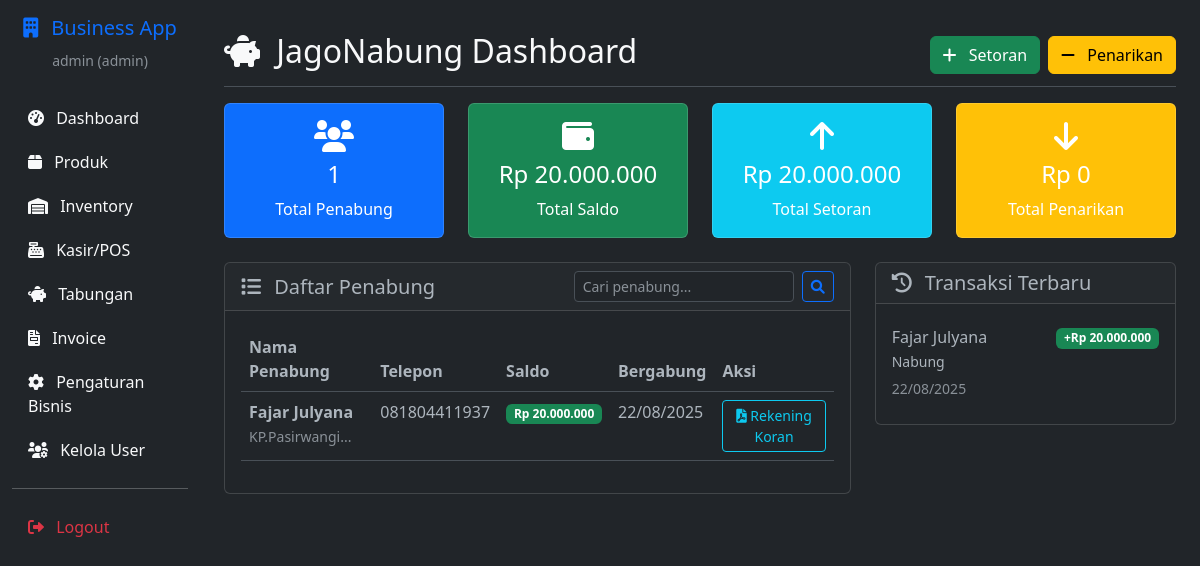
Page /savings (signed in) on the earlier database version.
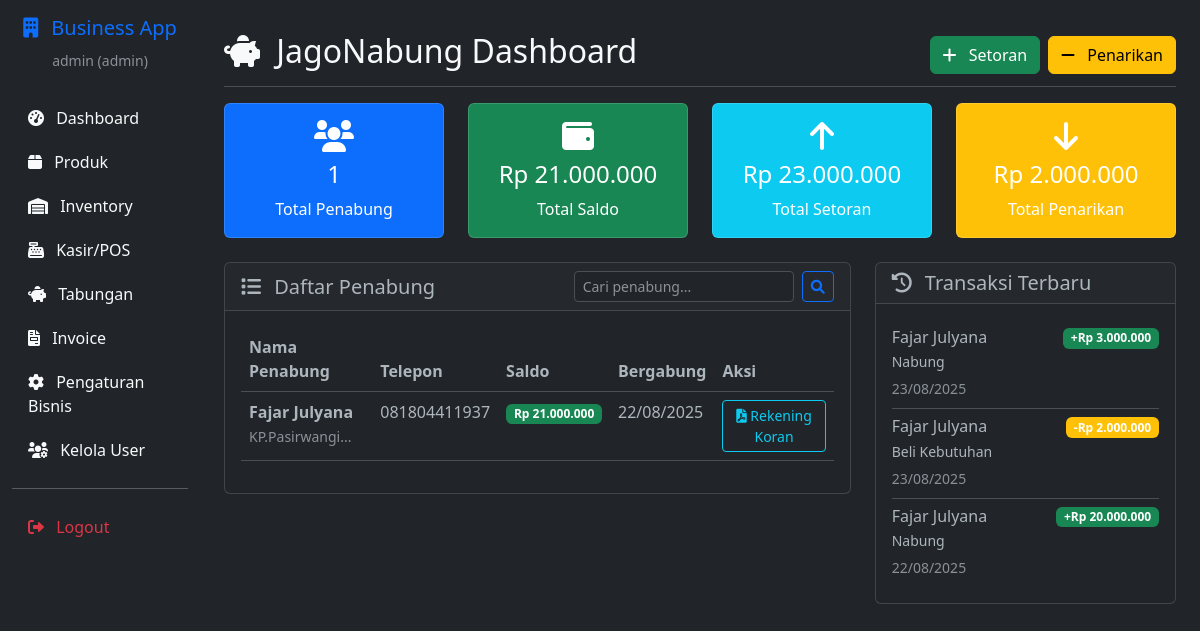
Same page on the later database version.
### app.py (models this page shows)
class Saver(db.Model):
    __tablename__ = 'savers'
    id = db.Column(db.Integer, primary_key=True)
    name = db.Column(db.String(100), nullable=False, unique=True)
    phone = db.Column(db.String(20))
    address = db.Column(db.Text)
    created_at = db.Column(db.DateTime, default=datetime.utcnow)
    transactions = db.relationship('SavingsTransaction', backref='saver', lazy=True, cascade='all, delete-orphan')
    def get_balance(self):
        deposits = db.session.query(db.func.sum(SavingsTransaction.amount)).filter(
            SavingsTransaction.saver_id == self.id,
            SavingsTransaction.type == 'deposit'
        ).scalar() or 0
        withdrawals = db.session.query(db.func.sum(SavingsTransaction.amount)).filter(
            SavingsTransaction.saver_id == self.id,
            SavingsTransaction.type == 'withdrawal'
        ).scalar() or 0
        return deposits - withdrawals

class SavingsTransaction(db.Model):
    __tablename__ = 'savings_transactions'
    id = db.Column(db.Integer, primary_key=True)
    saver_id = db.Column(db.Integer, db.ForeignKey('savers.id'), nullable=False)
    date = db.Column(db.Date, nullable=False)
    amount = db.Column(db.Float, nullable=False)
    type = db.Column(db.String(20), nullable=False)  # 'deposit' or 'withdrawal'
    description = db.Column(db.Text)
    balance_after = db.Column(db.Float, nullable=False)
    created_at = db.Column(db.DateTime, default=datetime.utcnow)

### app.py (the view)
@app.route('/savings')
@cashier_access
def savings():
    search_query = request.args.get('search', '').strip()
    savers_query = Saver.query
    if search_query:
        savers_query = savers_query.filter(Saver.name.contains(search_query))
    savers = savers_query.order_by(Saver.name).all()
    recent_transactions = db.session.query(SavingsTransaction).join(Saver).order_by(
        SavingsTransaction.created_at.desc()
    ).limit(20).all()
    total_deposits = db.session.query(db.func.sum(SavingsTransaction.amount)).filter(
        SavingsTransaction.type == 'deposit'
    ).scalar() or 0
    total_withdrawals = db.session.query(db.func.sum(SavingsTransaction.amount)).filter(
        SavingsTransaction.type == 'withdrawal'
    ).scalar() or 0
    stats = {
        'total_savers': len(savers),
        'total_balance': total_deposits - total_withdrawals,
        'total_deposits': total_deposits,
        'total_withdrawals': total_withdrawals
    }
    return render_template('savings/dashboard.html',
                         savers=savers,
                         recent_transactions=recent_transactions,
                         stats=stats,
                         search_query=search_query,
                         format_currency=format_currency)

### app.py (called while the page is built)
def format_currency(amount):
    try:
        if amount is None:
            return "Rp 0"
        return f"Rp {float(amount):,.0f}".replace(',', '.')
    except (ValueError, TypeError):
        return "Rp 0"

def cashier_access(f):
    from functools import wraps
    @wraps(f)
    def decorated_function(*args, **kwargs):
        if 'user_id' not in session:
            flash('Silakan login terlebih dahulu.', 'error')
            return redirect(url_for('login'))
        user = User.query.get(session['user_id'])
        if not user or user.role not in ['admin', 'manager', 'cashier']:
            flash('Akses ditolak.', 'error')
            return redirect(url_for('dashboard'))
        return f(*args, **kwargs)
    return decorated_function

@app.context_processor
def inject_common_functions():
    return {
        'format_currency': format_currency,
        'datetime': datetime,
        'timedelta': timedelta
    }

### templates/savings/dashboard.html (shortened to what this page needs)
{% extends "base.html" %}
{% block content %}
<div class="d-flex justify-content-between flex-wrap flex-md-nowrap align-items-center pt-3 pb-2 mb-3 border-bottom">
    <h1 class="h2">
        <i class="fas fa-piggy-bank me-2"></i>
        JagoNabung Dashboard
    </h1>
    <div class="btn-toolbar mb-2 mb-md-0">
        <a href="{{ url_for('savings_deposit') }}" class="btn btn-success me-2">
            <i class="fas fa-plus me-2"></i>
            Setoran
        </a>
        <a href="/savings/withdraw" class="btn btn-warning">
            <i class="fas fa-minus me-2"></i>
            Penarikan
        </a>
    </div>
</div>
<div class="row mb-4">
    <div class="col-md-3">
        <div class="card bg-primary text-white">
            <div class="card-body text-center">
                <i class="fas fa-users fa-2x mb-2"></i>
                <h4>{{ stats.total_savers }}</h4>
                <p class="mb-0">Total Penabung</p>
            </div>
        </div>
    </div>
    <div class="col-md-3">
        <div class="card bg-success text-white">
            <div class="card-body text-center">
                <i class="fas fa-wallet fa-2x mb-2"></i>
                <h4>{{ format_currency(stats.total_balance) }}</h4>
                <p class="mb-0">Total Saldo</p>
            </div>
        </div>
    </div>
    <div class="col-md-3">
        <div class="card bg-info text-white">
            <div class="card-body text-center">
                <i class="fas fa-arrow-up fa-2x mb-2"></i>
                <h4>{{ format_currency(stats.total_deposits) }}</h4>
                <p class="mb-0">Total Setoran</p>
            </div>
        </div>
    </div>
    <div class="col-md-3">
        <div class="card bg-warning text-white">
            <div class="card-body text-center">
                <i class="fas fa-arrow-down fa-2x mb-2"></i>
                <h4>{{ format_currency(stats.total_withdrawals) }}</h4>
                <p class="mb-0">Total Penarikan</p>
            </div>
        </div>
    </div>
</div>
<div class="row">
    <div class="col-md-8">
        <div class="card">
            <div class="card-header d-flex justify-content-between align-items-center">
                <h5 class="mb-0">
                    <i class="fas fa-list me-2"></i>
                    Daftar Penabung
                </h5>
                <form method="GET" class="d-flex">
                    <input type="text" class="form-control form-control-sm me-2" name="search" placeholder="Cari penabung..." value="{{ search_query }}">
                    <button type="submit" class="btn btn-sm btn-outline-primary">
                        <i class="fas fa-search"></i>
                    </button>
                </form>
            </div>
            <div class="card-body">
                {% if savers %}
                <div class="table-responsive">
                    <table class="table table-hover">
                        <thead>
                            <tr>
                                <th>Nama Penabung</th>
                                <th>Telepon</th>
                                <th>Saldo</th>
                                <th>Bergabung</th>
                                <th>Aksi</th>
                            </tr>
                        </thead>
                        <tbody>
                            {% for saver in savers %}
                            <tr>
                                <td>
                                    <strong>{{ saver.name }}</strong>
                                    {% if saver.address %}
                                    <br><small class="text-muted">{{ saver.address[:30] }}...</small>
                                    {% endif %}
                                </td>
                                <td>{{ saver.phone or '-' }}</td>
                                <td>
                                    {% set balance = saver.get_balance() %}
                                    <span class="badge {% if balance > 0 %}bg-success{% else %}bg-secondary{% endif %}">
                                        {{ format_currency(balance) }}
                                    </span>
                                </td>
                                <td>{{ saver.created_at.strftime('%d/%m/%Y') }}</td>
                                <td>
                                    <a href="{{ url_for('savings_statement', saver_id=saver.id) }}"
                                       class="btn btn-outline-info btn-sm" title="Download Rekening Koran">
                                        <i class="fas fa-file-pdf"></i> Rekening Koran
                                    </a>
                                </td>
                            </tr>
                            {% endfor %}
                        </tbody>
                    </table>
                </div>
                {% endif %}
            </div>
        </div>
    </div>
    <div class="col-md-4">
        <div class="card">
            <div class="card-header">
                <h5 class="mb-0">
                    <i class="fas fa-history me-2"></i>
                    Transaksi Terbaru
                </h5>
            </div>
            <div class="card-body">
                {% if recent_transactions %}
                <div class="list-group list-group-flush">
                    {% for transaction in recent_transactions %}
                    <div class="list-group-item px-0">
                        <div class="d-flex justify-content-between align-items-start">
                            <div>
                                <h6 class="mb-1">{{ transaction.saver.name }}</h6>
                                <p class="mb-1 small">{{ transaction.description }}</p>
                                <small class="text-muted">{{ transaction.date.strftime('%d/%m/%Y') }}</small>
                            </div>
                            <span class="badge {% if transaction.type == 'deposit' %}bg-success{% else %}bg-warning{% endif %}">
                                {% if transaction.type == 'deposit' %}+{% else %}-{% endif %}{{ format_currency(transaction.amount) }}
                            </span>
                        </div>
                    </div>
                    {% endfor %}
                </div>
                {% else %}
                <p class="text-muted text-center">Belum ada transaksi</p>
                {% endif %}
            </div>
        </div>
    </div>
</div>
{% endblock %}

### templates/base.html (shortened to what this page needs)
<!DOCTYPE html>
<html lang="id" data-bs-theme="dark">
<head>
    <link href="https://cdn.jsdelivr.net/npm/bootstrap@5.3.0/dist/css/bootstrap.min.css" rel="stylesheet">
    <link href="https://cdnjs.cloudflare.com/ajax/libs/font-awesome/6.0.0/css/all.min.css" rel="stylesheet">
</head>
<body class="bg-dark text-light">
    <div class="container-fluid">
        <div class="row">
            <nav class="col-md-3 col-lg-2 d-md-block sidebar collapse">
                <div class="position-sticky pt-3">
                    <div class="text-center mb-4">
                        <h5 class="text-primary">
                            <i class="fas fa-building me-2"></i>
                            Business App
                        </h5>
                        {% if session.username %}
                        <small class="text-muted">{{ session.username }} ({{ session.user_role }})</small>
                        {% endif %}
                    </div>
                    {% if session.user_id %}
                    <ul class="nav flex-column">
                        <li class="nav-item">
                            <a class="nav-link" href="{{ url_for('dashboard') }}">
                                <i class="fas fa-tachometer-alt me-2"></i>
                                Dashboard
                            </a>
                        </li>
                        <li class="nav-item">
                            <a class="nav-link" href="{{ url_for('products') }}">
                                <i class="fas fa-box me-2"></i>
                                Produk
                            </a>
                        </li>
                        <li class="nav-item">
                            <a class="nav-link" href="{{ url_for('inventory') }}">
                                <i class="fas fa-warehouse me-2"></i>
                                Inventory
                            </a>
                        </li>
                        <li class="nav-item">
                            <a class="nav-link" href="{{ url_for('pos') }}">
                                <i class="fas fa-cash-register me-2"></i>
                                Kasir/POS
                            </a>
                        </li>
                        <li class="nav-item">
                            <a class="nav-link" href="{{ url_for('savings') }}">
                                <i class="fas fa-piggy-bank me-2"></i>
                                Tabungan
                            </a>
                        </li>
                        <li class="nav-item">
                            <a class="nav-link" href="{{ url_for('invoices') }}">
                                <i class="fas fa-file-invoice me-2"></i>
                                Invoice
                            </a>
                        </li>
                        {% if session.user_role == 'admin' %}
                        <li class="nav-item">
                            <a class="nav-link" href="{{ url_for('business_settings') }}">
                                <i class="fas fa-cog me-2"></i>
                                Pengaturan Bisnis
                            </a>
                        </li>
                        <li class="nav-item">
                            <a class="nav-link" href="{{ url_for('admin_users') }}">
                                <i class="fas fa-users-cog me-2"></i>
                                Kelola User
                            </a>
                        </li>
                        {% endif %}
                        <hr class="my-3">
                        <li class="nav-item">
                            <a class="nav-link text-danger" href="{{ url_for('logout') }}">
                                <i class="fas fa-sign-out-alt me-2"></i>
                                Logout
                            </a>
                        </li>
                    </ul>
                    {% endif %}
                </div>
            </nav>
            <main class="col-md-9 ms-sm-auto col-lg-10 px-md-4 main-content">
                <div class="py-3">
                    {% block content %}{% endblock %}
                </div>
            </main>
        </div>
    </div>
</body>
</html>

### templates/base.html (style rules this page uses)
.sidebar { min-height: 100vh; background: var(--bs-dark); }
.sidebar .nav-link { color: var(--bs-light); border-radius: 0.375rem; margin: 0.125rem 0; }
.main-content { min-height: 100vh; }

Differences in the rows shown:
computed for Saver "Fajar Julyana": format_currency "Rp 20.000.000" → "Rp 21.000.000"
added SavingsTransaction: amount "Rp 3.000.000"
added SavingsTransaction: amount "Rp 2.000.000", type "withdrawal" (drawn)
Other differences:
text no longer shown: "Rp 20.000.000 Rp 20.000.000 Rp 0"
text now shown: "Rp 21.000.000 Rp 23.000.000 Rp 2.000.000"
